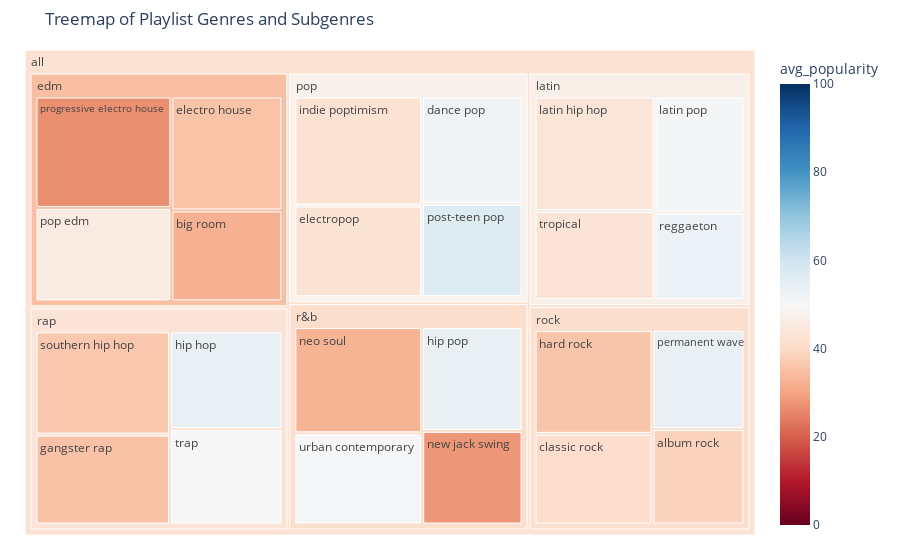

Notebook source saved alongside this figure:
### Markdown cell above
### Create a treemap, representing the hierarchy of the playlist_genres and subgenres, with box sizes mapped from the number of items, and color mapped from the average popularity. Use a non-default, perceptually uniform sequential colormap and set the color range mapped to the whole range of potential values of the average popularity (0-100).

### Code cell
import plotly.express as px
import plotly.graph_objects as go

# Create the treemap
fig_treemap = px.treemap(
    genre_subgenre,
    path=[px.Constant("all"),'playlist_genre', 'playlist_subgenre'],
    values='count',
    color='avg_popularity',
    color_continuous_scale='RdBu',
    range_color=[0, 100],
    color_continuous_midpoint=np.average(genre_subgenre['avg_popularity']),
    title='Treemap of Playlist Genres and Subgenres'
)
fig_treemap.update_layout(margin = dict(t=50, l=25, r=25, b=25))
fig_treemap.show()

### Figure 1 — Plotly figure (JSON) as saved in the notebook; plotly's stock layout.template omitted (floating-point values rounded to 4 significant figures)
{"data": [{"branchvalues": "total", "customdata": [[38.32], [32.28], [40.81], [52.08], [35.51], [42.73], [35.19], [35.84], [53.77], [53.84], [42.48], [43.48], [51.1], [32.69], [28.03], [54.0], [45.69], [56.83], [26.87], [52.93], [36.47], [50.31], [43.33], [50.52], [34.83], [47.04], [47.74], [41.22], [43.24], [41.73], [42.48]], "domain": {"x": [0, 1], "y": [0, 1]}, "hovertemplate": "labels=%{label}<br>count=%{value}<br>parent=%{parent}<br>id=%{id}<br>avg_popularity=%{color}<extra></extra>", "ids": ["all/rock/album rock", "all/edm/big room", "all/rock/classic rock", "all/pop/dance pop", "all/edm/electro house", "all/pop/electropop", "all/rap/gangster rap", "all/rock/hard rock", "all/rap/hip hop", "all/r&b/hip pop", "all/pop/indie poptimism", "all/latin/latin hip hop", "all/latin/latin pop", "all/r&b/neo soul", "all/r&b/new jack swing", "all/rock/permanent wave", "all/edm/pop edm", "all/pop/post-teen pop", "all/edm/progressive electro house", "all/latin/reggaeton", "all/rap/southern hip hop", "all/rap/trap", "all/latin/tropical", "all/r&b/urban contemporary", "all/edm", "all/latin", "all/pop", "all/r&b", "all/rap", "all/rock", "all"], "labels": ["album rock", "big room", "classic rock", "dance pop", "electro house", "electropop", "gangster rap", "hard rock", "hip hop", "hip pop", "indie poptimism", "latin hip hop", "latin pop", "neo soul", "new jack swing", "permanent wave", "pop edm", "post-teen pop", "progressive electro house", "reggaeton", "southern hip hop", "trap", "tropical", "urban contemporary", "edm", "latin", "pop", "r&b", "rap", "rock", "all"], "marker": {"coloraxis": "coloraxis", "colors": [38.32, 32.28, 40.81, 52.08, 35.51, 42.73, 35.19, 35.84, 53.77, 53.84, 42.48, 43.48, 51.1, 32.69, 28.03, 54.0, 45.69, 56.83, 26.87, 52.93, 36.47, 50.31, 43.33, 50.52, 34.83, 47.04, 47.74, 41.22, 43.24, 41.73, 42.48]}, "name": "", "parents": ["all/rock", "all/edm", "all/rock", "all/pop", "all/edm", "all/pop", "all/rap", "all/rock", "all/rap", "all/r&b", "all/pop", "all/latin", "all/latin", "all/r&b", "all/r&b", "all/rock", "all/edm", "all/pop", "all/edm", "all/latin", "all/rap", "all/rap", "all/latin", "all/r&b", "all", "all", "all", "all", "all", "all", ""], "type": "treemap", "values": [1065, 1206, 1296, 1298, 1511, 1408, 1456, 1485, 1322, 1256, 1672, 1655, 1262, 1637, 1133, 1105, 1517, 1129, 1809, 948, 1674, 1291, 1288, 1405, 6043, 5153, 5507, 5431, 5743, 4951, 32828]}], "layout": {"coloraxis": {"cmax": 100, "cmid": 43.13, "cmin": 0, "colorbar": {"title": {"text": "avg_popularity"}}, "colorscale": [[0, "rgb(103,0,31)"], [0.1, "rgb(178,24,43)"], [0.2, "rgb(214,96,77)"], [0.3, "rgb(244,165,130)"], [0.4, "rgb(253,219,199)"], [0.5, "rgb(247,247,247)"], [0.6, "rgb(209,229,240)"], [0.7, "rgb(146,197,222)"], [0.8, "rgb(67,147,195)"], [0.9, "rgb(33,102,172)"], [1, "rgb(5,48,97)"]]}, "legend": {"tracegroupgap": 0}, "margin": {"b": 25, "l": 25, "r": 25, "t": 50}, "title": {"text": "Treemap of Playlist Genres and Subgenres"}}}
